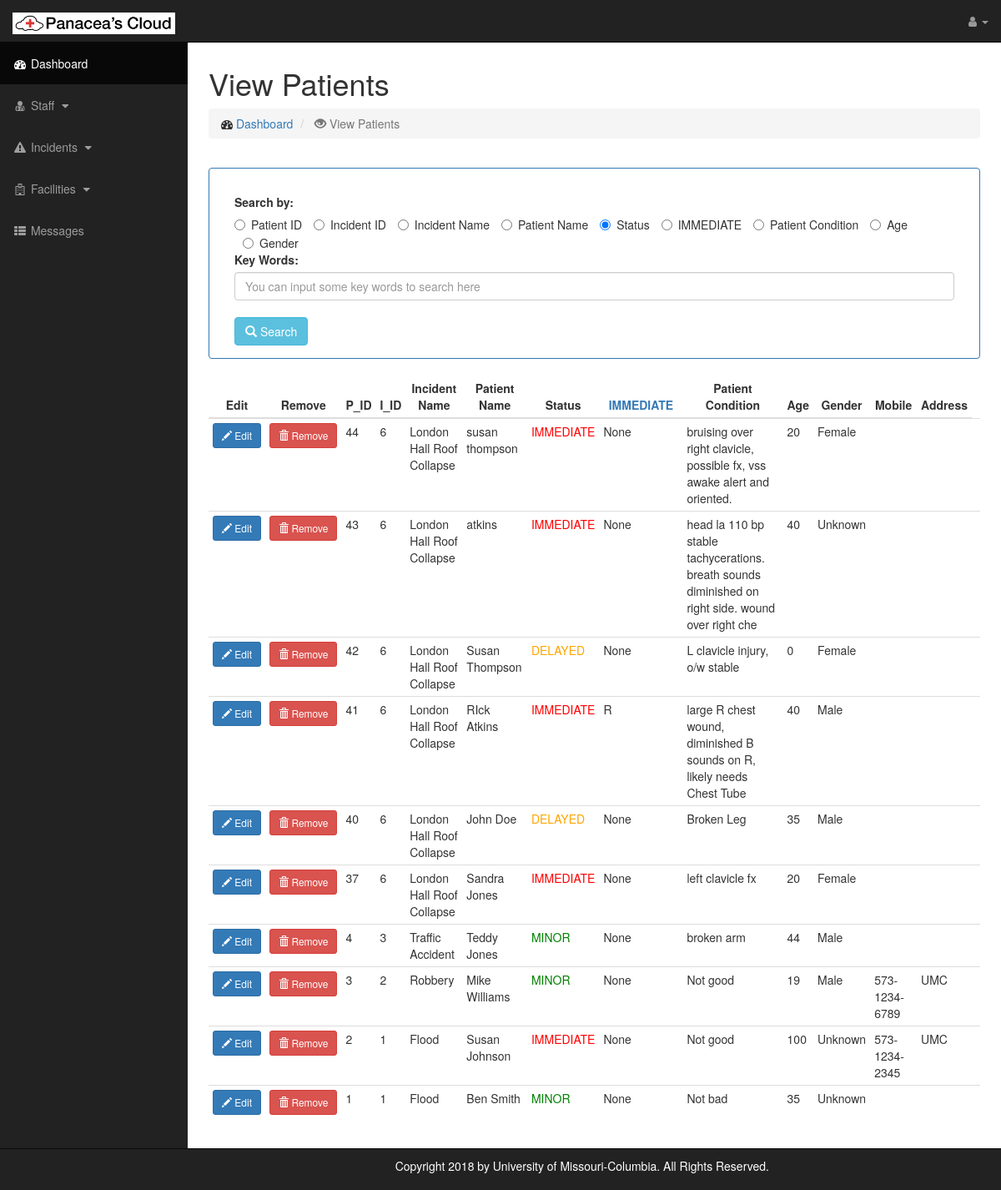
/patientlist_test.php (signed in), run on the app's committed database.
### tables this page shows
CREATE TABLE `patients` (
  `P_ID` int(11) unsigned NOT NULL AUTO_INCREMENT,
  `I_ID` int(11) DEFAULT NULL,
  `incidentName` varchar(100) DEFAULT NULL,
  `status` varchar(100) DEFAULT NULL,
  `statusImmediate` varchar(11) DEFAULT NULL,
  `pCondition` varchar(100) DEFAULT NULL,
  `pName` varchar(100) DEFAULT NULL,
  `pFirstName` varchar(100) DEFAULT NULL,
  `pLastName` varchar(100) DEFAULT NULL,
  `gender` varchar(10) DEFAULT NULL,
  `age` int(11) DEFAULT NULL,
  `address` varchar(100) DEFAULT NULL,
  `mobile` varchar(100) DEFAULT NULL,
  `Staff_ID` varchar(11) DEFAULT NULL,
  `Beacon_ID` int(11) DEFAULT NULL,
  PRIMARY KEY (`P_ID`)
);

### patientlist_test.php (the view, shortened to what this page needs)
<!DOCTYPE html>
<html lang="en">
<head>
    <link href="css/bootstrap.min.css" rel="stylesheet">
      <link href="css/sb-admin.css" rel="stylesheet">
      <link href="css/plugins/morris.css" rel="stylesheet">
      <link href="//maxcdn.bootstrapcdn.com/font-awesome/4.3.0/css/font-awesome.min.css" rel="stylesheet">
</head>
<body>
    <div id="wrapper">
        <?php
            require 'navigation.php';
        ?>
        <div id="page-wrapper">
            <div class="container-fluid">
        <div id = "title3">
        <h1>View Patients</h1>
        <ol class="breadcrumb">
            <li>
            <i class="fa fa-dashboard"></i>  <a href="index.php">Dashboard</a>
            </li>
            <li class="active">
            <span class='glyphicon glyphicon-eye-open'></span> View Patients
            </li>
        </ol>
      </div>
  <div class="modal-body">
    <div class="row">
            <div class="panel panel-primary">
                <div class="panel-body">
                  <?php (isset($_POST["search_by"])) ? $query = $_POST["search_by"] : $query='status';?>
                    <form method="POST" action="<?= $_SERVER['PHP_SELF'] ?>">
                      <div class='form-group'>
                      <label class="col-md-2 control-label">Search by:</label>
                          <div class="col-md-12">
                                <label class='radio-inline'>
                                  <input type='radio' name='search_by' <?php if ($query == 'P_ID' ) echo "checked ='true' "; ?> value='P_ID'>Patient ID
                                </label>
                                <label class='radio-inline'>
                                  <input type='radio' name='search_by' <?php if ($query == 'I_ID' ) echo "checked ='true' "; ?> value='I_ID'>Incident ID
                                </label>
                                <label class='radio-inline'>
                                  <input type='radio' name='search_by' <?php if ($query == 'incidentName' ) echo "checked ='true' "; ?> value='incidentName'>Incident Name
                                </label>
                                <label class='radio-inline'>
                                  <input type='radio' name='search_by' <?php if ($query == 'pName' ) echo "checked ='true' "; ?> value='pName'>Patient Name
                                </label>
                                <label class='radio-inline'>
                                  <input type='radio' name='search_by' <?php if ($query == 'status' ) echo "checked ='true' "; ?> value='status'>Status
                                </label>
                                <label class='radio-inline'>
                                  <input type='radio' name='search_by' <?php if ($query == 'statusImmediate' ) echo "checked ='true' "; ?> value='statusImmediate'>IMMEDIATE
                                </label>
                                <label class='radio-inline'>
                                  <input type='radio' name='search_by' <?php if ($query == 'pCondition' ) echo "checked ='true' "; ?> value='pCondition'>Patient Condition
                                </label>
                                <label class='radio-inline'>
                                  <input type='radio' name='search_by' <?php if ($query == 'age' ) echo "checked ='true' "; ?> value='age'>Age
                                </label>
                                <label class='radio-inline'>
                                  <input type='radio' name='search_by' <?php if ($query == 'gender' ) echo "checked ='true' "; ?> value='gender'>Gender
                                </label>
                           </div>
                         </div>
                        <div class='form-group'>
                        <label class="col-md-2 control-label">Key Words:</label>
                          <div class="col-md-12">
                                <input type="text" name="query_string" class = "form-control" placeholder = 'You can input some key words to search here' value='<?php echo $_SESSION['data'];?>' ></br>
                           </div>
                        </div>
                        <div class='form-group'>
                        <div class="col-md-5">
                            <button type="submit" class="btn btn-info" name="submit">
                                    <span class="glyphicon glyphicon-search"></span> Search
                                </button>
                           </div>
                         </div>
                  </form>
                </div>
            </div>
        </div>
        <div class = "row">
          <div class="con">
            <table class="table table-condensed">
              <thead>
                <tr>
                  <th>Edit</th>
                  <th>Remove</th>
                  <th>P_ID</th>
                  <th>I_ID</th>
                  <th>Incident Name</th>
                  <th>Patient Name</th>
                  <th>Status</th>
                  <th><a href="#" class = "tooltip-show" data-toggle="tooltip" data-placement="top"
                  title="Respirations: Yes or No;  Perfusion: +2 Sec or -2 Sec; Mental Status: Can Do or Can't do">IMMEDIATE</th>
                  <th>Patient Condition</th>
                  <th>Age</th>
                  <th>Gender</th>
                  <th>Mobile</th>
                  <th>Address</th>
                </tr>
              </thead>
            <tbody>
                <?php
                  require 'dbConnection.php';
                  $type = htmlspecialchars($_POST['search_by']);
                  switch ($type) {
                      default:
                          $sql = "SELECT * FROM patients ORDER BY P_ID DESC";
                          $result = $db->query($sql);
                          if(count($result) != 0 ){
                            foreach ($result as $row) {
                                $viewPatient = "";
                                $viewPatient .= "<tr><td><button id = 'editPBtn' type='submit' value = '".$row['P_ID']."' class='btn btn-primary btn-sm btn-block' name='editPatient' data-toggle='modal' data-target='#editP_".$row['P_ID']."'><span class='glyphicon glyphicon-pencil'></span> Edit</button></td>";
                                $viewPatient .= "<td><button id = 'removePBtn' type='submit' value = '".$row['p_ID']."'class='btn btn-danger btn-sm btn-block' name='removePatient' data-toggle='modal' data-target='#removeP_".$row['P_ID']."'><span class='glyphicon glyphicon-trash'></span> Remove</button></td>";
                                if ($row['status'] == 'MINOR'){
                                  $color = 'green';
                                }else if ($row['status'] == 'DELAYED'){
                                  $color = 'yellow';
                                }else if ($row['status'] == 'IMMEDIATE'){
                                  $color = 'red';
                                }else if ($row['status'] == 'MORGUE'){
                                  $color = 'black';
                                }else{
                                  $color = 'blue';
                                }
                                $viewPatient .= "<td>".$row['P_ID']."</td><td>".$row['I_ID']."</td><td>".$row['incidentName']."</td><td>".$row['pName']."</td><td class = '" .$color. "'>".$row['status']."</td><td width = '100px'>".$row['statusImmediate']."</td><td>".$row['pCondition']."</td><td>".$row['age']."</td><td>".$row['gender']."</td><td>".$row['mobile']."</td><td>".$row['address']."</td><td>".$row['comments']."</td></tr>";
                                echo $viewPatient;
                            }
                            }else{
                              print "There is no patient.";
                            }
                  }
                ?>
                </tbody>
            </table>
          </div>
        </div>
           </div>
      </div>
    </div>
  </div>
</body>
</html>

### navigation.php (shortened to what this page needs)
        <nav class="navbar navbar-inverse navbar-fixed-top" role="navigation">
            <div class="navbar-header">
                <a class="navbar-brand" href="index.php"><img src="panacea.jpg" alt="panacea_logo" style="max-height:130%;"></a>
            </div>
            <ul class="nav navbar-right top-nav">
                <li class="dropdown">
                <li class="dropdown">
                    <a href="#" class="dropdown-toggle" data-toggle="dropdown"><i class="fa fa-user"></i> <?php echo $_SESSION['username'];?> <b class="caret"></b></a>
                </li>
            </ul>
            <div class="collapse navbar-collapse navbar-ex1-collapse">
                <ul class="nav navbar-nav side-nav">
                    <li class="active">
                        <a href="index.php"><i class="fa fa-fw fa-dashboard"></i> Dashboard</a>
                    </li>
                    <li>
                        <a href="javascript:;" data-toggle="collapse" data-target="#staff"><i class="fa fa-fw fa-user-md"></i> Staff <i class="fa fa-fw fa-caret-down"></i></a>
                    </li>
                    <li>
                        <a href="javascript:;" data-toggle="collapse" data-target="#demo"><i class="fa fa-fw fa-exclamation-triangle"></i> Incidents <i class="fa fa-fw fa-caret-down"></i></a>
                    </li>
                    <li>
                        <a href="javascript:;" data-toggle="collapse" data-target="#facil"><i class="fa fa-fw fa-hospital-o"></i> Facilities <i class="fa fa-fw fa-caret-down"></i></a>
                    </li>
                    <li>
                        <a href="notifications.php"><i class="fa fa-fw fa-th-list"></i> Messages</a>
                    </li>
                </ul>
            </div>
        </nav>
<footer>
    <div class="navbar navbar-inverse navbar-fixed-bottom">
        <div class="container">
            <div class="navbar-collapse collapse" id="footer-body">
                <a href="https://www.panaceascloud.com" style="color:white;">Copyright <?=date("Y"); ?> by University of Missouri-Columbia. All Rights Reserved.</a>
            </div>
        </div>
    </div>
</footer>

### css/sb-admin.css (style rules this page uses)
body { margin-top: 100px; background-color: #222; }
@media (min-width:768px) { body { margin-top: 50px; } }
#wrapper { padding-left: 0; }
#page-wrapper { width: 100%; padding: 0; background-color: #fff; }
@media (min-width:768px) { #wrapper { padding-left: 225px; } }
@media (min-width:768px) { #page-wrapper { padding: 10px; padding-bottom: 50px; } }
.top-nav { padding: 0 15px; }
.top-nav>li { display: inline-block; float: left; }
.top-nav>li>a { padding-top: 15px; padding-bottom: 15px; line-height: 20px; color: #999; }
@media (min-width:768px) { .side-nav { position: fixed; top: 51px; left: 225px; width: 225px; margin-left: -225px; border: none; border-radius: 0; overflow-y: auto; background-color: #222; bottom: 0; overflow-x: hidden; padding-bottom: 40px; } }
@media (min-width:768px) { .side-nav>li>a { width: 225px; } }

### patientlist_test.php (style rules this page uses)
th { text-align: center; }
.red { color: red; }
.yellow { color: orange; }
.green { color: green; }

### data on the page
patients: P_ID "44", I_ID "6", incidentName "London Hall Roof Collapse", pName "susan thompson", status "IMMEDIATE", statusImmediate "None", pCondition "bruising over right clavicle, possible fx, vss awake alert and oriented.", age "20", gender "Female"
patients: P_ID "43", I_ID "6", incidentName "London Hall Roof Collapse", pName "atkins", status "IMMEDIATE", statusImmediate "None", pCondition "head la 110 bp stable tachycerations. breath sounds diminished on right side. wound over right che", age "40", gender "Unknown"
patients: P_ID "42", I_ID "6", incidentName "London Hall Roof Collapse", pName "Susan Thompson", status "DELAYED", statusImmediate "None", pCondition "L clavicle injury, o/w stable", age "0", gender "Female"
patients: P_ID "41", I_ID "6", incidentName "London Hall Roof Collapse", pName "RIck Atkins", status "IMMEDIATE", statusImmediate "R", pCondition "large R chest wound, diminished B sounds on R, likely needs Chest Tube", age "40", gender "Male"
patients: P_ID "40", I_ID "6", incidentName "London Hall Roof Collapse", pName "John Doe", status "DELAYED", statusImmediate "None", pCondition "Broken Leg", age "35", gender "Male"
patients: P_ID "37", I_ID "6", incidentName "London Hall Roof Collapse", pName "Sandra Jones", status "IMMEDIATE", statusImmediate "None", pCondition "left clavicle fx", age "20", gender "Female"
patients: P_ID "4", I_ID "3", incidentName "Traffic Accident", pName "Teddy Jones", status "MINOR", statusImmediate "None", pCondition "broken arm", age "44", gender "Male"
patients: P_ID "3", I_ID "2", incidentName "Robbery", pName "Mike Williams", status "MINOR", statusImmediate "None", pCondition "Not good", age "19", gender "Male", mobile "573-1234-6789", address "UMC"
patients: P_ID "2", I_ID "1", incidentName "Flood", pName "Susan Johnson", status "IMMEDIATE", statusImmediate "None", pCondition "Not good", age "100", gender "Unknown", mobile "573-1234-2345", address "UMC"
patients: P_ID "1", I_ID "1", incidentName "Flood", pName "Ben Smith", status "MINOR", statusImmediate "None", pCondition "Not bad", age "35", gender "Unknown"
